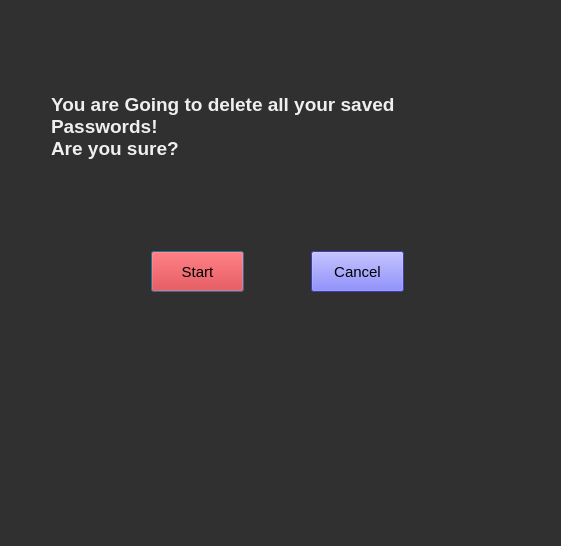
<?xml version="1.0" encoding="UTF-8"?>
<ui version="4.0">
 <class>Dialog</class>
 <widget class="QDialog" name="Dialog">
  <property name="geometry">
   <rect>
    <x>0</x>
    <y>0</y>
    <width>561</width>
    <height>546</height>
   </rect>
  </property>
  <property name="windowTitle">
   <string>Dialog</string>
  </property>
  <property name="styleSheet">
   <string notr="true">background-color: rgb(48, 48, 48);
color: rgb(239, 239, 239);</string>
  </property>
  <layout class="QGridLayout" name="gridLayout">
   <item row="0" column="0">
    <widget class="QStackedWidget" name="delete_account_steps_stackedWidget">
     <property name="currentIndex">
      <number>0</number>
     </property>
     <widget class="QWidget" name="page">
      <widget class="QLabel" name="are_you_sure_text">
       <property name="geometry">
        <rect>
         <x>40</x>
         <y>10</y>
         <width>441</width>
         <height>211</height>
        </rect>
       </property>
       <property name="font">
        <font>
         <pointsize>14</pointsize>
         <weight>75</weight>
         <bold>true</bold>
        </font>
       </property>
       <property name="text">
        <string>You are Going to delete all your saved Passwords! 
Are you sure?</string>
       </property>
       <property name="wordWrap">
        <bool>true</bool>
       </property>
      </widget>
      <widget class="QPushButton" name="start_pushButton">
       <property name="geometry">
        <rect>
         <x>140</x>
         <y>240</y>
         <width>93</width>
         <height>41</height>
        </rect>
       </property>
       <property name="sizePolicy">
        <sizepolicy hsizetype="Fixed" vsizetype="Fixed">
         <horstretch>0</horstretch>
         <verstretch>0</verstretch>
        </sizepolicy>
       </property>
       <property name="font">
        <font>
         <pointsize>11</pointsize>
        </font>
       </property>
       <property name="styleSheet">
        <string notr="true">QPushButton{
	background-color: rgb(255, 0, 0);
	color: rgb(0, 0, 0);
}
QPushButton:hover{
	background-color: rgb(255, 97, 44);
}</string>
       </property>
       <property name="text">
        <string>Start</string>
       </property>
      </widget>
      <widget class="QPushButton" name="cancel_pushButton">
       <property name="geometry">
        <rect>
         <x>300</x>
         <y>240</y>
         <width>93</width>
         <height>41</height>
        </rect>
       </property>
       <property name="sizePolicy">
        <sizepolicy hsizetype="Fixed" vsizetype="Fixed">
         <horstretch>0</horstretch>
         <verstretch>0</verstretch>
        </sizepolicy>
       </property>
       <property name="font">
        <font>
         <pointsize>11</pointsize>
        </font>
       </property>
       <property name="styleSheet">
        <string notr="true">QPushButton{
	background-color: rgb(85, 85, 255);
	color: rgb(0, 0, 0);
}
QPushButton:hover{
	background-color: rgb(102, 125, 255);
}</string>
       </property>
       <property name="text">
        <string>Cancel</string>
       </property>
      </widget>
     </widget>
     <widget class="QWidget" name="step1_page">
      <layout class="QGridLayout" name="gridLayout_18">
       <item row="0" column="0">
        <spacer name="horizontalSpacer_11">
         <property name="orientation">
          <enum>Qt::Horizontal</enum>
         </property>
         <property name="sizeHint" stdset="0">
          <size>
           <width>168</width>
           <height>20</height>
          </size>
         </property>
        </spacer>
       </item>
       <item row="0" column="1" rowspan="2">
        <layout class="QVBoxLayout" name="verticalLayout_20">
         <property name="spacing">
          <number>15</number>
         </property>
         <item>
          <widget class="QLabel" name="verify_account_text">
           <property name="font">
            <font>
             <pointsize>14</pointsize>
             <weight>75</weight>
             <bold>true</bold>
            </font>
           </property>
           <property name="text">
            <string>Please verify your account:</string>
           </property>
          </widget>
         </item>
         <item>
          <widget class="QLineEdit" name="username_lineEdit">
           <property name="sizePolicy">
            <sizepolicy hsizetype="Expanding" vsizetype="Fixed">
             <horstretch>0</horstretch>
             <verstretch>0</verstretch>
            </sizepolicy>
           </property>
           <property name="minimumSize">
            <size>
             <width>0</width>
             <height>30</height>
            </size>
           </property>
           <property name="font">
            <font>
             <pointsize>11</pointsize>
            </font>
           </property>
           <property name="styleSheet">
            <string notr="true">background-color: rgb(255,255,255);
color: rgb(0,0,0);
border: 0;</string>
           </property>
           <property name="text">
            <string/>
           </property>
           <property name="echoMode">
            <enum>QLineEdit::Normal</enum>
           </property>
           <property name="placeholderText">
            <string>Username...</string>
           </property>
          </widget>
         </item>
         <item>
          <widget class="QLineEdit" name="password_lineEdit">
           <property name="sizePolicy">
            <sizepolicy hsizetype="Expanding" vsizetype="Fixed">
             <horstretch>0</horstretch>
             <verstretch>0</verstretch>
            </sizepolicy>
           </property>
           <property name="minimumSize">
            <size>
             <width>0</width>
             <height>30</height>
            </size>
           </property>
           <property name="font">
            <font>
             <pointsize>11</pointsize>
            </font>
           </property>
           <property name="styleSheet">
            <string notr="true">background-color: rgb(255,255,255);
color: rgb(0,0,0);
border: 0;</string>
           </property>
           <property name="text">
            <string/>
           </property>
           <property name="echoMode">
            <enum>QLineEdit::Password</enum>
           </property>
           <property name="placeholderText">
            <string>Password...</string>
           </property>
          </widget>
         </item>
         <item>
          <layout class="QHBoxLayout" name="horizontalLayout_19">
           <item>
            <spacer name="horizontalSpacer_8">
             <property name="orientation">
              <enum>Qt::Horizontal</enum>
             </property>
             <property name="sizeHint" stdset="0">
              <size>
               <width>40</width>
               <height>20</height>
              </size>
             </property>
            </spacer>
           </item>
           <item>
            <widget class="QPushButton" name="step1_check_pushButton">
             <property name="sizePolicy">
              <sizepolicy hsizetype="Fixed" vsizetype="Fixed">
               <horstretch>0</horstretch>
               <verstretch>0</verstretch>
              </sizepolicy>
             </property>
             <property name="font">
              <font>
               <pointsize>11</pointsize>
              </font>
             </property>
             <property name="styleSheet">
              <string notr="true">QPushButton{
	background-color: rgb(171, 171, 171);
	color: rgb(0, 0, 0);
}
QPushButton:hover{
	background-color: rgb(232, 232, 232);
}</string>
             </property>
             <property name="text">
              <string>Check</string>
             </property>
            </widget>
           </item>
          </layout>
         </item>
         <item>
          <widget class="QLabel" name="step1_feedback">
           <property name="font">
            <font>
             <pointsize>11</pointsize>
             <weight>75</weight>
             <bold>true</bold>
            </font>
           </property>
           <property name="styleSheet">
            <string notr="true">color: rgb(255, 60, 60);</string>
           </property>
           <property name="text">
            <string/>
           </property>
           <property name="wordWrap">
            <bool>true</bool>
           </property>
          </widget>
         </item>
        </layout>
       </item>
       <item row="2" column="1">
        <spacer name="horizontalSpacer_13">
         <property name="orientation">
          <enum>Qt::Horizontal</enum>
         </property>
         <property name="sizeHint" stdset="0">
          <size>
           <width>314</width>
           <height>20</height>
          </size>
         </property>
        </spacer>
       </item>
       <item row="2" column="2">
        <layout class="QHBoxLayout" name="horizontalLayout_20">
         <item>
          <spacer name="horizontalSpacer_10">
           <property name="orientation">
            <enum>Qt::Horizontal</enum>
           </property>
           <property name="sizeHint" stdset="0">
            <size>
             <width>40</width>
             <height>20</height>
            </size>
           </property>
          </spacer>
         </item>
         <item>
          <layout class="QVBoxLayout" name="verticalLayout_21">
           <property name="spacing">
            <number>12</number>
           </property>
           <item>
            <widget class="QLabel" name="step1_text">
             <property name="font">
              <font>
               <pointsize>14</pointsize>
               <weight>75</weight>
               <bold>true</bold>
               <underline>true</underline>
              </font>
             </property>
             <property name="text">
              <string>Step 1/3:</string>
             </property>
             <property name="alignment">
              <set>Qt::AlignBottom|Qt::AlignLeading|Qt::AlignLeft</set>
             </property>
            </widget>
           </item>
           <item>
            <widget class="QPushButton" name="next_step_pushButton">
             <property name="sizePolicy">
              <sizepolicy hsizetype="Fixed" vsizetype="Fixed">
               <horstretch>0</horstretch>
               <verstretch>0</verstretch>
              </sizepolicy>
             </property>
             <property name="font">
              <font>
               <pointsize>12</pointsize>
               <weight>75</weight>
               <bold>true</bold>
              </font>
             </property>
             <property name="styleSheet">
              <string notr="true">QPushButton{
	background-color: rgb(171, 171, 171);
	color: rgb(0, 0, 0);
}
QPushButton:hover{
	background-color: rgb(232, 232, 232);
}</string>
             </property>
             <property name="text">
              <string>Next</string>
             </property>
            </widget>
           </item>
          </layout>
         </item>
        </layout>
       </item>
      </layout>
     </widget>
     <widget class="QWidget" name="step2_page">
      <layout class="QGridLayout" name="gridLayout_19">
       <item row="0" column="0" colspan="2">
        <layout class="QVBoxLayout" name="verticalLayout_24">
         <property name="spacing">
          <number>20</number>
         </property>
         <item>
          <widget class="QLabel" name="step2_attention_label">
           <property name="font">
            <font>
             <pointsize>12</pointsize>
            </font>
           </property>
           <property name="text">
            <string>Please note that this operation will due to lose all your data(apps and password) and all your personal account data.</string>
           </property>
           <property name="wordWrap">
            <bool>true</bool>
           </property>
          </widget>
         </item>
         <item>
          <layout class="QHBoxLayout" name="horizontalLayout_24">
           <item>
            <spacer name="horizontalSpacer_15">
             <property name="orientation">
              <enum>Qt::Horizontal</enum>
             </property>
             <property name="sizeHint" stdset="0">
              <size>
               <width>40</width>
               <height>20</height>
              </size>
             </property>
            </spacer>
           </item>
           <item>
            <widget class="QCheckBox" name="step2_agree_checkBox">
             <property name="font">
              <font>
               <pointsize>12</pointsize>
               <weight>75</weight>
               <bold>true</bold>
              </font>
             </property>
             <property name="text">
              <string>Agree</string>
             </property>
            </widget>
           </item>
          </layout>
         </item>
        </layout>
       </item>
       <item row="1" column="1">
        <spacer name="verticalSpacer_7">
         <property name="orientation">
          <enum>Qt::Vertical</enum>
         </property>
         <property name="sizeHint" stdset="0">
          <size>
           <width>20</width>
           <height>373</height>
          </size>
         </property>
        </spacer>
       </item>
       <item row="2" column="0">
        <spacer name="horizontalSpacer_14">
         <property name="orientation">
          <enum>Qt::Horizontal</enum>
         </property>
         <property name="sizeHint" stdset="0">
          <size>
           <width>329</width>
           <height>20</height>
          </size>
         </property>
        </spacer>
       </item>
       <item row="2" column="1">
        <layout class="QHBoxLayout" name="horizontalLayout_23">
         <item>
          <spacer name="horizontalSpacer_12">
           <property name="orientation">
            <enum>Qt::Horizontal</enum>
           </property>
           <property name="sizeHint" stdset="0">
            <size>
             <width>40</width>
             <height>20</height>
            </size>
           </property>
          </spacer>
         </item>
         <item>
          <layout class="QVBoxLayout" name="verticalLayout_23">
           <property name="spacing">
            <number>12</number>
           </property>
           <item>
            <widget class="QLabel" name="step2_text">
             <property name="font">
              <font>
               <pointsize>14</pointsize>
               <weight>75</weight>
               <bold>true</bold>
               <underline>true</underline>
              </font>
             </property>
             <property name="text">
              <string>Step 2/3:</string>
             </property>
             <property name="alignment">
              <set>Qt::AlignBottom|Qt::AlignLeading|Qt::AlignLeft</set>
             </property>
            </widget>
           </item>
           <item>
            <widget class="QPushButton" name="next_step_pushButton_2">
             <property name="sizePolicy">
              <sizepolicy hsizetype="Fixed" vsizetype="Fixed">
               <horstretch>0</horstretch>
               <verstretch>0</verstretch>
              </sizepolicy>
             </property>
             <property name="font">
              <font>
               <pointsize>12</pointsize>
               <weight>75</weight>
               <bold>true</bold>
              </font>
             </property>
             <property name="styleSheet">
              <string notr="true">QPushButton{
	background-color: rgb(171, 171, 171);
	color: rgb(0, 0, 0);
}
QPushButton:hover{
	background-color: rgb(232, 232, 232);
}</string>
             </property>
             <property name="text">
              <string>Next</string>
             </property>
            </widget>
           </item>
          </layout>
         </item>
        </layout>
       </item>
      </layout>
     </widget>
     <widget class="QWidget" name="step3_page">
      <layout class="QGridLayout" name="gridLayout_20">
       <item row="2" column="1">
        <spacer name="horizontalSpacer_20">
         <property name="orientation">
          <enum>Qt::Horizontal</enum>
         </property>
         <property name="sizeHint" stdset="0">
          <size>
           <width>412</width>
           <height>20</height>
          </size>
         </property>
        </spacer>
       </item>
       <item row="2" column="3" colspan="2">
        <layout class="QHBoxLayout" name="horizontalLayout_25">
         <item>
          <spacer name="horizontalSpacer_16">
           <property name="orientation">
            <enum>Qt::Horizontal</enum>
           </property>
           <property name="sizeHint" stdset="0">
            <size>
             <width>40</width>
             <height>20</height>
            </size>
           </property>
          </spacer>
         </item>
         <item>
          <layout class="QVBoxLayout" name="verticalLayout_25">
           <property name="spacing">
            <number>12</number>
           </property>
           <item>
            <widget class="QLabel" name="step3_text">
             <property name="font">
              <font>
               <pointsize>14</pointsize>
               <weight>75</weight>
               <bold>true</bold>
               <underline>true</underline>
              </font>
             </property>
             <property name="text">
              <string>Step 3/3:</string>
             </property>
             <property name="alignment">
              <set>Qt::AlignLeading|Qt::AlignLeft|Qt::AlignVCenter</set>
             </property>
            </widget>
           </item>
          </layout>
         </item>
        </layout>
       </item>
       <item row="0" column="0">
        <spacer name="horizontalSpacer_21">
         <property name="orientation">
          <enum>Qt::Horizontal</enum>
         </property>
         <property name="sizeHint" stdset="0">
          <size>
           <width>48</width>
           <height>20</height>
          </size>
         </property>
        </spacer>
       </item>
       <item row="1" column="2">
        <spacer name="verticalSpacer_9">
         <property name="orientation">
          <enum>Qt::Vertical</enum>
         </property>
         <property name="sizeHint" stdset="0">
          <size>
           <width>20</width>
           <height>410</height>
          </size>
         </property>
        </spacer>
       </item>
       <item row="0" column="1" colspan="3">
        <layout class="QVBoxLayout" name="verticalLayout_26">
         <property name="topMargin">
          <number>30</number>
         </property>
         <item>
          <widget class="QLabel" name="write_text">
           <property name="font">
            <font>
             <pointsize>14</pointsize>
             <weight>75</weight>
             <bold>true</bold>
            </font>
           </property>
           <property name="text">
            <string>Please Write &quot;Delete all&quot; below...</string>
           </property>
          </widget>
         </item>
         <item>
          <layout class="QHBoxLayout" name="horizontalLayout_26">
           <property name="topMargin">
            <number>10</number>
           </property>
           <item>
            <spacer name="horizontalSpacer_17">
             <property name="orientation">
              <enum>Qt::Horizontal</enum>
             </property>
             <property name="sizeHint" stdset="0">
              <size>
               <width>40</width>
               <height>20</height>
              </size>
             </property>
            </spacer>
           </item>
           <item>
            <widget class="QLineEdit" name="specific_text_lineEdit">
             <property name="sizePolicy">
              <sizepolicy hsizetype="Fixed" vsizetype="Fixed">
               <horstretch>0</horstretch>
               <verstretch>0</verstretch>
              </sizepolicy>
             </property>
             <property name="minimumSize">
              <size>
               <width>0</width>
               <height>30</height>
              </size>
             </property>
             <property name="font">
              <font>
               <pointsize>14</pointsize>
              </font>
             </property>
             <property name="styleSheet">
              <string notr="true">background-color: rgb(255,255,255);
color: rgb(0,0,0);
border: 0;</string>
             </property>
             <property name="text">
              <string/>
             </property>
             <property name="maxLength">
              <number>14</number>
             </property>
             <property name="echoMode">
              <enum>QLineEdit::Normal</enum>
             </property>
             <property name="placeholderText">
              <string/>
             </property>
            </widget>
           </item>
           <item>
            <spacer name="horizontalSpacer_18">
             <property name="orientation">
              <enum>Qt::Horizontal</enum>
             </property>
             <property name="sizeHint" stdset="0">
              <size>
               <width>40</width>
               <height>20</height>
              </size>
             </property>
            </spacer>
           </item>
          </layout>
         </item>
         <item>
          <layout class="QHBoxLayout" name="horizontalLayout_27">
           <property name="topMargin">
            <number>8</number>
           </property>
           <item>
            <spacer name="horizontalSpacer_19">
             <property name="orientation">
              <enum>Qt::Horizontal</enum>
             </property>
             <property name="sizeHint" stdset="0">
              <size>
               <width>40</width>
               <height>20</height>
              </size>
             </property>
            </spacer>
           </item>
           <item>
            <widget class="QPushButton" name="step3_confirm_pushButton">
             <property name="sizePolicy">
              <sizepolicy hsizetype="Fixed" vsizetype="Fixed">
               <horstretch>0</horstretch>
               <verstretch>0</verstretch>
              </sizepolicy>
             </property>
             <property name="font">
              <font>
               <pointsize>12</pointsize>
               <weight>50</weight>
               <bold>false</bold>
              </font>
             </property>
             <property name="styleSheet">
              <string notr="true">QPushButton{
	background-color: rgb(171, 171, 171);
	color: rgb(0, 0, 0);
}
QPushButton:hover{
	background-color: rgb(232, 232, 232);
}</string>
             </property>
             <property name="text">
              <string>confirm...</string>
             </property>
            </widget>
           </item>
          </layout>
         </item>
        </layout>
       </item>
       <item row="0" column="4">
        <spacer name="horizontalSpacer_22">
         <property name="orientation">
          <enum>Qt::Horizontal</enum>
         </property>
         <property name="sizeHint" stdset="0">
          <size>
           <width>152</width>
           <height>20</height>
          </size>
         </property>
        </spacer>
       </item>
      </layout>
     </widget>
     <widget class="QWidget" name="page_2">
      <widget class="QLabel" name="end_text">
       <property name="geometry">
        <rect>
         <x>40</x>
         <y>0</y>
         <width>461</width>
         <height>211</height>
        </rect>
       </property>
       <property name="font">
        <font>
         <pointsize>14</pointsize>
         <weight>75</weight>
         <bold>true</bold>
        </font>
       </property>
       <property name="text">
        <string>Operation successfuly Done...</string>
       </property>
       <property name="wordWrap">
        <bool>true</bool>
       </property>
      </widget>
      <widget class="QPushButton" name="go_back_pushButton">
       <property name="geometry">
        <rect>
         <x>420</x>
         <y>290</y>
         <width>101</width>
         <height>41</height>
        </rect>
       </property>
       <property name="sizePolicy">
        <sizepolicy hsizetype="Fixed" vsizetype="Fixed">
         <horstretch>0</horstretch>
         <verstretch>0</verstretch>
        </sizepolicy>
       </property>
       <property name="font">
        <font>
         <pointsize>14</pointsize>
        </font>
       </property>
       <property name="styleSheet">
        <string notr="true">QPushButton{
	background-color: rgb(85, 85, 255);
	color: rgb(255, 255, 255);
}
QPushButton:hover{
	background-color: rgb(102, 125, 255);
}</string>
       </property>
       <property name="text">
        <string>Go back</string>
       </property>
      </widget>
     </widget>
    </widget>
   </item>
  </layout>
 </widget>
 <resources/>
 <connections/>
</ui>
